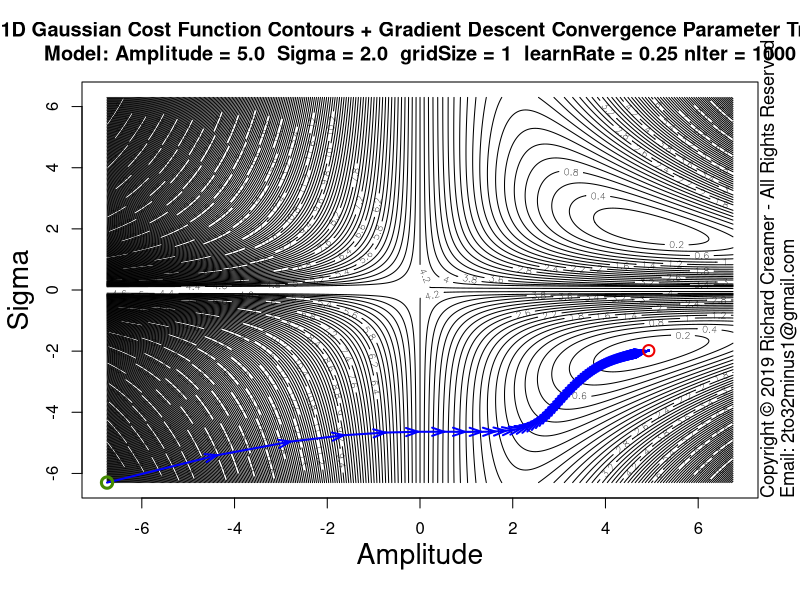

Write the R code that produced this figure.
##############################################################
### Copyright (c) Richard Creamer 2019 - All Rights Reserved
### Inquiries: email 2to32minus1@gmail.com
##############################################################

### Globals
fontScale = 1.2    # Global font size variable
lf        = 1.2    # Enlarge font of plot labels
verbose   = FALSE  # Verbose printing
lw        = 2      # Line width
xMargin   = 1      # X-axis margin for plots
yMargin   = 1      # Y-axis margin for plots
de        = 0.01   # Small constant for estimating derivatives numerically
smlPts    = 1      # Small  data point/circle
medPts    = 1.5    # Medium data point/circle
lrgPts    = 2.0    # Large  data point/circle

### Run this function to generate this plot
runFunc = function() {
	dw = 1000
	dh = 750	
	path = "D:/Code/R/LeastSquaresPlay/PlotsAndAssocCode/Plot52/"
	svSize = 1600
	# Learn rate default (0.5) nIter default (100)	
	learnRate = 0.25
	nIter = 1000
	savePngVerbose( paste(path, "Plot52.png", sep=""), 
					plotGaussianParamStepVectorsEx, w=svSize, h=svSize, un="px", gridSize=1, learnRate=learnRate, nIter=nIter )	
}

### Plot Gaussian fit step vectors for multiple starting points
plotGaussianParamStepVectorsEx = function( nLevels=250, gridSize=3, learnRate=0.5, nIter=100 ) {
	set.seed( 3 )
	gd = makeGaussianTestData()
	trueS = gd$trueSigma
	trueA = gd$trueAmpl	
	maxA = trueA * 1.5
	minA = -maxA
	maxS = trueS * 3.5
	minS = -maxS
	ampls  = seq( minA * 0.9, maxA * 0.9, length=gridSize )
	sigmas = seq( minS * 0.9, maxS * 0.9, length=gridSize )
	gridAmpls  = seq( minA * 0.9, maxA * 0.9, length=400 )
	gridSigmas = seq( minS * 0.9, maxS * 0.9, length=400 )
	startAmpls = c()
	startSigmas = c()
	endAmpls = c()
	endSigmas = c()
	plotTitle = paste( "1D Gaussian Cost Function Contours + Gradient Descent Convergence Parameter Trails\n",
					   sprintf("Model: Amplitude = %.1f  Sigma = %.1f  gridSize = %d  learnRate = %.2f nIter = %d", 
					   		trueA, trueS, gridSize, learnRate, nIter ), sep="" )
	
	z = getGaussErrorGrid( meanGaussSsdErr, gridAmpls, gridSigmas, gd$x, gd$y )
	contour( gridAmpls, gridSigmas, t(z), nlevels=nLevels, xlab="", ylab="", main=plotTitle )
	addAxisLabels( xLabel="Amplitude", yLabel="Sigma", cexVal=1.7 )
	
	for ( s in sigmas ) {
		for ( a in ampls ) {
			startAmpls[length(startAmpls)+1] = a
			startSigmas[length(startSigmas)+1] = s
			gd$guesses = list( a=a, s=s )
			
			tuple = fitGauss1d( doPlot=FALSE, gd=gd, learnRate=learnRate, nIter=nIter )
			
			aLegs = tuple$amplLegs
			sLegs = tuple$sigmaLegs
			nLegs = length( aLegs )
			endAmpls[length(endAmpls)+1] = aLegs[nLegs]
			endSigmas[length(endSigmas)+1] = sLegs[nLegs]
			for ( j in 2:nLegs ) {
				x1 = aLegs[j-1]
				y1 = sLegs[j-1]
				x2 = aLegs[j]
				y2 = sLegs[j]
				arrows( x1, y1, x2, y2, col="blue", angle=19, lwd=lw, length=0.125 )
			}
		}
	}
	# Draw beg/end circles last (so on top)
	for ( i in 1:length( startAmpls ) ) {
		points( startAmpls[i], startSigmas[i],  col="chartreuse4", cex=1.5, lwd=lw+1 )
		points( endAmpls[i], endSigmas[i],  col="red2", cex=1.5, lwd=lw )
	}
}

### Shared use case Gaussian data set generator used by several cooperating functions
makeGaussianTestData = function( trueAmpl=5, trueSigma=2, aGuess=sqrt(trueAmpl), sGuess=sqrt(trueSigma), nPts=40 ) {
	set.seed( 3 )
	x = seq( -5*trueSigma, 5*trueSigma, length=nPts )
	y = gauss1dFunc( x, trueAmpl, trueSigma ) + rnorm( length(x), sd=0.2 )
	guesses = list( a=aGuess, s=sGuess )
	tuple = list( trueAmpl=trueAmpl, trueSigma=trueSigma, x=x, y=y, nPts=nPts, guesses=guesses )
	return( tuple )
}

### 2D plot error contours for range of Amplitude and Sigma values
### Amplitude maps to x-axis, Sigma maps to y-axis
plotGaussErrorContours = function( nLevels=30, customTitle="", drawGradVecs=FALSE, normGradVecs=TRUE, gd=NULL ) {
	set.seed( 3 )
	if ( is.null( gd ) )
		gd = makeGaussianTestData()
	a = gd$trueAmpl
	s = gd$trueSigma
	x = gd$x
	y = gd$y
	minAmpl  = a * 0.1;	maxAmpl  = a * 1.7
	minSigma = s * 0.1;	maxSigma = s * 1.7
	# Adjust ranges so plot is square
	deltaA = maxAmpl - minAmpl
	deltaS = maxSigma - minSigma
	maxDelta = if ( deltaA > deltaS ) deltaA else deltaS
	if ( deltaA > deltaS ) {
		maxSigma = minSigma + maxDelta
	} else {
		maxAmpl = minAmpl + maxDelta
	}
	nr = 200
	nc = 200
	ampls = seq( minAmpl, maxAmpl, length.out=nc )
	sigmas = seq( minSigma, maxSigma, length.out=nr )
	z = getGaussErrorGrid( meanGaussSsdErr, ampls, sigmas, x, y )
	xLim1 = minAmpl
	xLim2 = maxAmpl
	yLim1 = minSigma
	yLim2 = maxSigma
	plotTitle = ""
	if ( !drawGradVecs ) {
		plotTitle = sprintf( "1D Gaussian Cost Function Contours\nTrue Model: Amplitude = %.1f  Sigma = %.1f (noise added)", a, s )
	} else if ( normGradVecs ) {
		plotTitle = sprintf( "1D Gaussian Cost Function Contours w/Gradient (Unit) Vectors\nTrue Model: Amplitude = %.1f  Sigma = %.1f (noise added)", a, s )
	} else {
		plotTitle = sprintf( "1D Gaussian Cost Function Contours w/Gradient Vectors\nTrue Model: Amplitude = %.1f  Sigma = %.1f (noise added)", a, s )
	}
	if ( customTitle != "" )
		plotTitle = customTitle
	xform = contour( ampls, sigmas, t(z), axes=FALSE, cex.lab=lf, main=plotTitle, asp=1.0,
					 xlab="", ylab="", labcex=1.2, nlevels=nLevels, cex.main=1.3*fontScale, cex.axis=1.3 )
	xAxisMin = ceiling( gpl()$xLim[1] )
	xAxisMax = floor( gpl()$xLim[2] )
	yAxisMin = ceiling( gpl()$yLim[1] )
	yAxisMax = floor( gpl()$yLim[2] )
	axis( side=1, at=xAxisMin:xAxisMax, cex.axis=1.3 )
	axis( side=2, at=yAxisMin:yAxisMax, cex.axis=1.3 )
	addAxisLabels( xLabel="Amplitude", yLabel="Sigma" )
	box()
	xLimits = axisLimits( x )
	yLimits = axisLimits( y )
	lines( c(-1,12), c( s, s ), col="blue", lwd=lw )
	lines( c( a, a), c(-1,10), col="blue", lwd=lw )
	if ( drawGradVecs ) {
		gradPtsX1 = c()
		gradPtsY1 = c()
		gradPtsX2 = c()
		gradPtsY2 = c()
		gridSize=13
		for ( sigma in seq( from=sigmas[2], to=sigmas[length(sigmas)-1], length=gridSize ) ) {
			for ( ampl in seq( from=ampls[2], to=ampls[length(ampls)-1], length=gridSize ) ) {
				gradPtsX1[length(gradPtsX1)+1] = ampl
				gradPtsY1[length(gradPtsY1)+1] = sigma
				da = gaussDeDa( x, y, ampl, sigma )
				ds = gaussDeDs( x, y, ampl, sigma )
				mag = sqrt( da*da + ds*ds )
				if ( normGradVecs ) {
					da = da/mag/4 # hard-coded case-specific scale factor, unit vecs a bit too long for plot
					ds = ds/mag/4
				} else {
					da = da * 0.22 # hard-coded case-specific scale factor
					ds = ds * 0.22
				}
				gradPtsX2[length(gradPtsX2)+1] = ampl  - da
				gradPtsY2[length(gradPtsY2)+1] = sigma - ds
			}
		}
		points( gradPtsX1, gradPtsY1, col="blue", lwd=lw )
		arrows( gradPtsX1, gradPtsY1, gradPtsX2, gradPtsY2, col="blue", lwd=lw, cex=medPts, angle=15, length=0.125 )
	}
}

### Nonlinear least-squares gradient-descent curve fitting for Gaussian
fitGauss1d = function( learnRate = 0.5, nIter=100, nPts=40, drawPointLines=FALSE, doPlot=TRUE, numDerivs=FALSE, plotContours=FALSE, gd=NULL ) {
	set.seed( 3 )
	a = s = x = y = guesses = NULL
	if ( is.null( gd ) )
		gd = makeGaussianTestData()
	a = gd$trueAmpl
	s = gd$trueSigma
	trueAmpl = gd$trueAmpl
	trueSigma = gd$trueSigma
	x = gd$x
	y = gd$y
	nPts=gd$nPts
	guesses = gd$guesses
	aEst = guesses$a
	sEst = guesses$s
	da = 0
	ds = 0
	amplLegs = c( aEst )
	sigmaLegs = c( sEst )
	if ( nIter > 0 ) {
		# Basic implementation of Gradient Descent
		for ( i in 1:nIter ) {
			da = if ( numDerivs ) gaussDeDaNum( x, y, aEst, sEst ) else gaussDeDa( x, y, aEst, sEst )
			ds = if ( numDerivs ) gaussDeDsNum( x, y, aEst, sEst ) else gaussDeDs( x, y, aEst, sEst )
			aEst = aEst - learnRate * da
			sEst = sEst - learnRate * ds
			amplLegs[ length(amplLegs) + 1 ] = aEst
			sigmaLegs[ length(sigmaLegs) + 1 ] = sEst
			if ( verbose )
				print( sprintf( "Mean ABS fit error: %f\n", meanGaussAbsErr( x, y, aEst, sEst ) ) )
		}
	}
	finalMeanAbsFitError = meanGaussAbsErr( x, y, aEst, sEst )
	if ( doPlot) {
		plotTitle = "Gradient Descent Fit 1D Gaussian using Analytic Partial Derivatives"
		if ( numDerivs )
			plotTitle = "Gradient Descent Fit 1D Gaussian using Numerical Est. Partial Derivatives"
		plot( x, y, cex.lab=lf, xlab="", ylab="", main=plotTitle, cex=medPts, lwd=lw+1, cex.main=1.3*fontScale, cex.axis=1.3 )
		addAxisLabels()	
		predX = seq( x[1], x[length(x)], length.out=200 )
		predY = gauss1dFunc( predX, aEst, sEst )
		lines( predX, predY, col="blue", lwd=lw+1 )
		if ( drawPointLines )
			segments( x, y, x, gauss1dFunc( x, aEst, sEst ), col = "red" )
		legText = c()		
		legText[length(legText)+1] = sprintf( "Num Iterations   %d", nIter )
		legText[length(legText)+1] = sprintf( "Learn Rate:      %.3f", learnRate )
		legText[length(legText)+1] = sprintf( "True Amplitude:  %.2f", a )
		legText[length(legText)+1] = sprintf( "True Sigma:      %.2f", s )
		legText[length(legText)+1] = sprintf( "Start Amplitude: %.2f", guesses$a )
		legText[length(legText)+1] = sprintf( "Start Sigma:     %.2f", guesses$s )
		legText[length(legText)+1] = sprintf( "Final Amplitude: %.2f", aEst )
		legText[length(legText)+1] = sprintf( "Final Sigma:     %.2f", sEst )
		legText[length(legText)+1] = sprintf( "Mean ABS Error:  %.2f", meanGaussAbsErr( x, y, aEst, sEst ) )
		legLtys = seq( from=0, to=0, length=length(legText) )
		parSave = par( family="mono", font=2 )		
		legend( "topleft", inset=c(0,0), legend=legText, lty=legLtys, box.col="transparent", cex=1.3*fontScale, bg="transparent" )
		par( parSave )
	}
	if ( plotContours ) {
		plotGaussErrorContours( gd=gd )
		lines( amplLegs, sigmaLegs, col="red", lwd=lw )
	}
	return( list( x=x, y=y, a=aEst, s=sEst, meanAbsFitError=finalMeanAbsFitError, amplLegs=amplLegs, sigmaLegs=sigmaLegs, lr=learnRate ) )
}

### Compute mean SSD Gaussian cost function over a grid of Amplitude and Sigma values
### Note: returned matrix may need to be transposed for some functions such as contour()
### TODO: Try to use outer()
getGaussErrorGrid = function( errorFunc, ampls, sigmas, x, y ) {
	nr = length( sigmas )
	nc = length( ampls )
	z = matrix( nrow=nr, ncol=nc )	
	for ( row in 1:nr ) {     # loop over y-coordinates (sigma)
		sigma = sigmas[row]
		for ( col in 1:nc ) { # loop over x-coordinates (amplitude)
			ampl = ampls[col]
			z[row, col] = errorFunc( x, y, a=ampl, sigma=sigma )
		}
	}
	return( z )
}

### 1D Gaussian
gauss1dFunc = function( x, a, sigma ) {
	return( a * exp( -0.5 * (x/sigma)^2 ) )
}

### Gaussian error/cost function - abs() of line lengths (not squared)
meanGaussAbsErr = function( x, y, a, sigma ) {
	return( (1/length(x)) * sum( abs(gauss1dFunc( x, a, sigma ) - y) ) )
}

### Gaussian error/cost function - SSD
meanGaussSsdErr = function( x, y, a, sigma ) {
	return( (1/length(x)) * sum( (gauss1dFunc( x, a, sigma ) - y)^2 ) )
}

### Analytical/exact partial derivative of error/cost function wrt Amplitude
gaussDeDa = function( x, y, a, sigma ) {
	term1 = sum( gauss1dFunc(x, a, sigma) * exp( -0.5 * (x/sigma)^2) )
	term2 = sum( y * exp( -0.5 * (x/sigma)^2) )
	return( 2 * ( term1 - term2 )/length(x) )
}

### Analytical/exact partial derivative of error/cost function wrt Sigma
gaussDeDs = function( x, y, a, sigma ) {
	v = 2*a/sigma^3
	term1 = sum( gauss1dFunc(x, a, sigma) * x^2 * exp( -0.5 * (x/sigma)^2) )
	term2 = sum( x^2 * y * exp( -0.5 * (x/sigma)^2) )
	return( v * ( term1 - term2 )/length(x) )
}

### Numerical estimation of partial derivative of error/cost function wrt Amplitude
gaussDeDaNum = function( x, y, a, sigma ) {
	e1 = meanGaussSsdErr( x, y, a, sigma )
	e2 = meanGaussSsdErr( x, y, a + de, sigma )
	return( (e2 - e1)/de )
}

### Numerical estimation of partial derivative of error/cost function wrt Sigma
gaussDeDsNum = function( x, y, a, sigma ) {
	e1 = meanGaussSsdErr( x, y, a, sigma )
	e2 = meanGaussSsdErr( x, y, a, sigma + de )
	return( (e2 - e1)/de )
}

### Get Plot Limits : gpl()$xLim[1] --> left x-coord
gpl = function() {
	u = par( "usr" )
	return( list( xLim=u[1:2], yLim=u[3:4] ) )
}

### Compute plot axis limits to fit range of data
axisLimits = function( v, margin=0 ) {
	lowerLimit = floor( min(v) ) - margin
	upperLimit = ceiling( max(v) ) + margin
	c( lowerLimit, upperLimit )
}

### Convience method to add x/y axis labels
addAxisLabels = function( xLabel="x", yLabel="y", cexVal=1.3 ) {
	mtext( text=xLabel, side=1, line=2.5, cex=cexVal )
	mtext( text=yLabel, side=2, line=2.5, cex=cexVal )
}

### Save to PNG file, specify width and height
savePngVerbose = function( path, plotFunc, w=512, h=512, un="px", doCopyright=TRUE, ... ) {
	png( filename = path, type="cairo", units=un, width=w, height=h, pointsize=12, res=96 )
	plotFunc( ... )
	if ( doCopyright )
		addCopyright()
	dev.off()
}

### Add copyright notice to plot via text()
addCopyright = function() {
	mtext( "Copyright \uA9 2019 Richard Creamer - All Rights Reserved", side=4, line=0, adj=0, cex=1.1 )
	mtext( "Email: 2to32minus1@gmail.com", side=4, line=1, adj=0, cex=1.1 )
}

runFunc()
